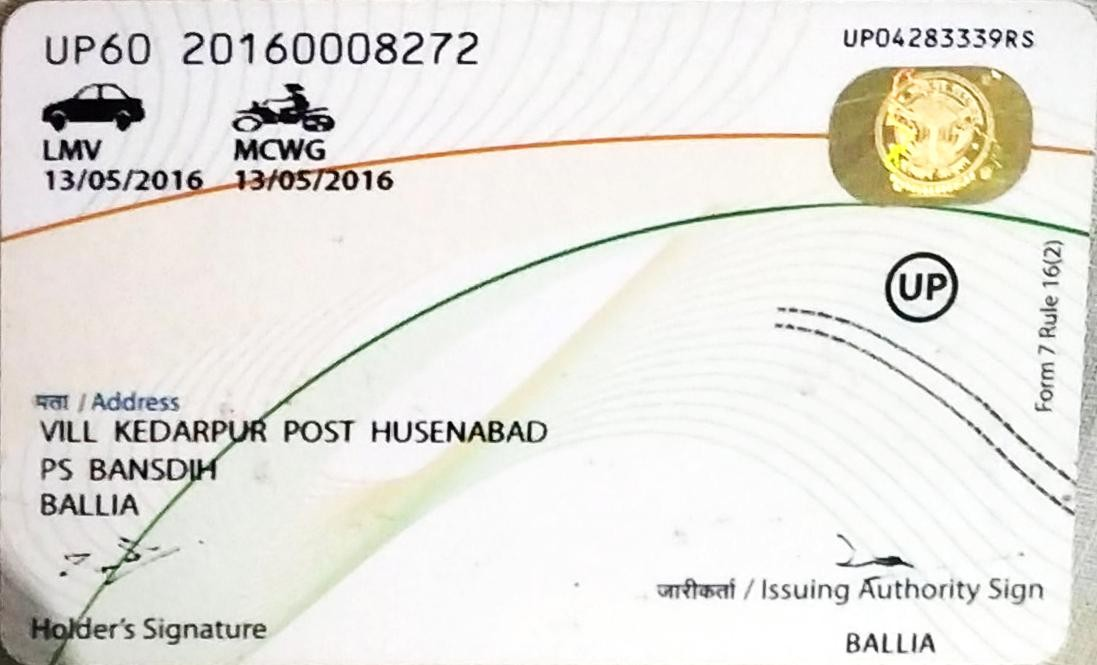
#> input picture temp_file_name.jpg, 1097 x 665 px, given as the content of the folder ../input/casia-dataset/CASIA2/Au, which was not available
$ jupyter execute training.ipynb   (shell and % lines are left out)
#> lines starting #> are read from the running program, lines starting #| are printed output that depends on the picture; pictures that were not available may be replaced by others from this repository, and a replacement may not be noted
[cell 1]
import os
import cv2
import random
import itertools
from tqdm import tqdm
from pathlib import Path
from natsort import natsorted
from os import makedirs, listdir
from os.path import join, exists, isdir
from PIL import Image, ImageChops, ImageEnhance

import sklearn
import numpy as np
np.random.seed(2)
import pandas as pd
import seaborn as sns
import matplotlib.pyplot as plt
import matplotlib as mpl
plt.rcParams['figure.dpi'] = 100
mpl.rcParams['figure.figsize'] = (8, 6)
colors = plt.rcParams['axes.prop_cycle'].by_key()['color']
from sklearn.metrics import confusion_matrix

import tensorflow as tf
from tensorflow.keras import backend as K
from tensorflow.keras import Sequential,Model
from tensorflow.keras.preprocessing import image
from tensorflow.keras.optimizers import SGD, Adam
from tensorflow.keras.utils import to_categorical
from tensorflow.keras.layers import Dense, GlobalAveragePooling2D, Flatten
from tensorflow.keras.preprocessing.image import load_img, img_to_array
from tensorflow.keras.callbacks import EarlyStopping, ModelCheckpoint, LearningRateScheduler, TensorBoard
from tensorflow.keras.applications import (MobileNetV2, Xception, InceptionV3, EfficientNetB7, ResNet101, NASNetLarge,
                                           VGG19, VGG16, DenseNet201)
from tensorflow.keras.applications import (mobilenet_v2, xception, inception_v3, efficientnet, resnet, nasnet, vgg19,
                                           vgg16, densenet)

[cell 2]
models = {
    'densenet': DenseNet201,
    'xception': Xception,
    'inceptionv3': InceptionV3,
    'effecientnetb7': EfficientNetB7,
    'vgg19': VGG19,
    'vgg16': VGG16,
    'nasnetlarge': NASNetLarge,
    'mobilenetv2': MobileNetV2,
    'resnet': ResNet101
}
# To use => myNet = models['densenet']()

preprocess = {
    'densenet': densenet.preprocess_input,
    'xception': xception.preprocess_input,
    'inceptionv3': inception_v3.preprocess_input,
    'effecientnetb7': efficientnet.preprocess_input,
    'vgg19': vgg19.preprocess_input,
    'vgg16': vgg16.preprocess_input,
    'nasnetlarge': nasnet.preprocess_input,
    'mobilenetv2': mobilenet_v2.preprocess_input,
    'resnet': resnet.preprocess_input
}

[cell 3]
def compute_ela_cv(path, quality):
    temp_filename = 'temp_file_name.jpg'
    SCALE = 15
    orig_img = cv2.imread(path)
    orig_img = cv2.cvtColor(orig_img, cv2.COLOR_BGR2RGB)

    cv2.imwrite(temp_filename, orig_img, [cv2.IMWRITE_JPEG_QUALITY, quality])

    # read compressed image
    compressed_img = cv2.imread(temp_filename)

    # get absolute difference between img1 and img2 and multiply by scale
    diff = SCALE * cv2.absdiff(orig_img, compressed_img)
    return diff


def convert_to_ela_image(path, quality):
    temp_filename = 'temp_file_name.jpg'
    ela_filename = 'temp_ela.png'
    image = Image.open(path).convert('RGB')
    image.save(temp_filename, 'JPEG', quality = quality)
    temp_image = Image.open(temp_filename)

    ela_image = ImageChops.difference(image, temp_image)

    extrema = ela_image.getextrema()
    max_diff = max([ex[1] for ex in extrema])
    if max_diff == 0:
        max_diff = 1

    scale = 255.0 / max_diff
    ela_image = ImageEnhance.Brightness(ela_image).enhance(scale)

    return ela_image


def random_sample(path, extension=None):
    if extension:
        items = Path(path).glob(f'*.{extension}')
    else:
        items = Path(path).glob(f'*')

    items = list(items)

    p = random.choice(items)
    return p.as_posix()

[cell 4]
p = random_sample('../input/casia-dataset/CASIA2/Au/')
orig = cv2.imread(p)
#> orig is the input picture: shape (665, 1097, 3); mean B, G, R 222.7, 228.2, 229.9
orig = cv2.cvtColor(orig, cv2.COLOR_BGR2RGB) / 255.0
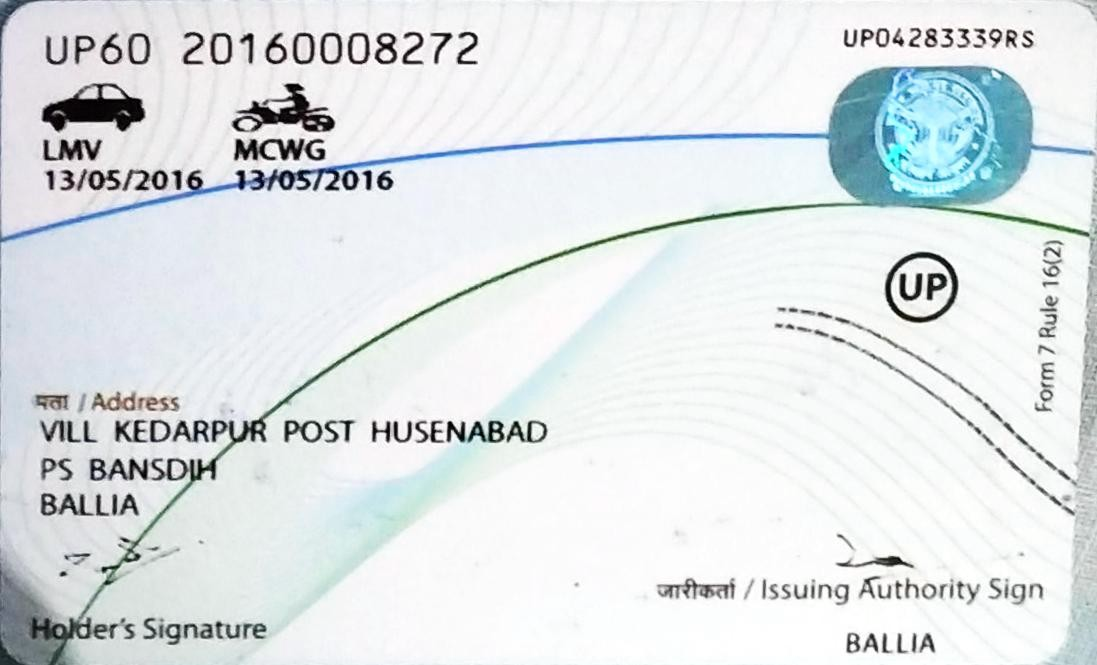
#> orig: shape (665, 1097, 3) float64; mean B, G, R 0.902, 0.895, 0.873
init_val = 100
columns = 3
rows = 3

fig=plt.figure(figsize=(15, 10))
for i in range(1, columns*rows +1):
    quality=init_val - (i-1) * 3
    img = compute_ela_cv(path=p, quality=quality)
#> in compute_ela_cv, `diff = SCALE * cv2.absdiff(orig_img, compressed_img)`:
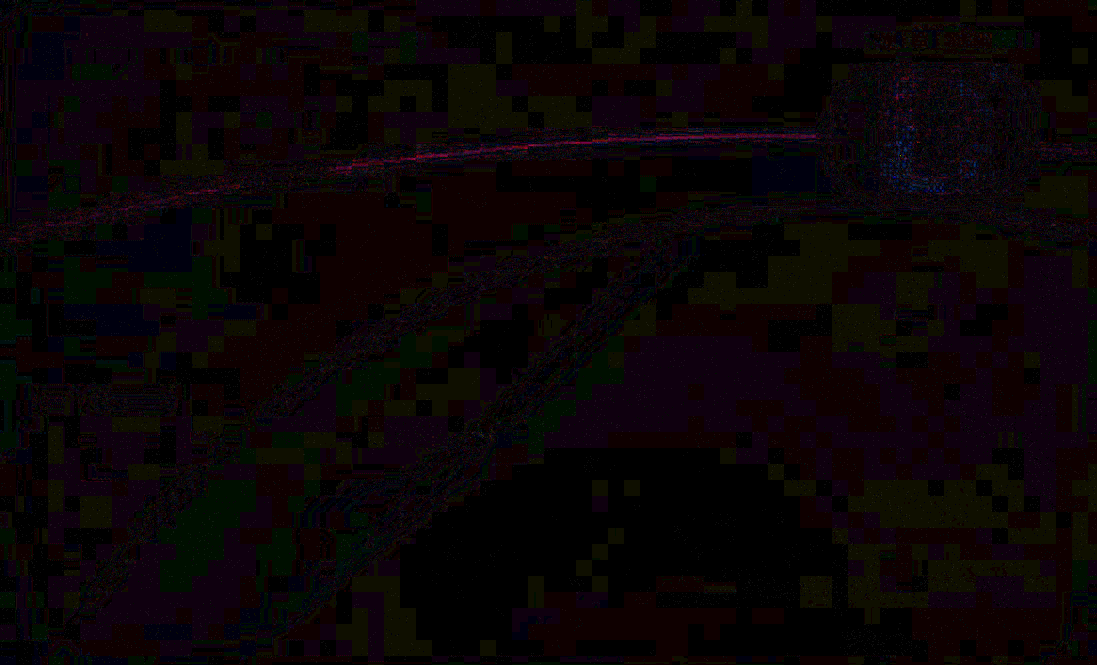
#> diff: shape (665, 1097, 3); mean R, G, B 9.9, 4.1, 5.3
    if i == 1:
        img = orig.copy()
    ax = fig.add_subplot(rows, columns, i)
    ax.title.set_text(f'q: {quality}')
    plt.imshow(img)
plt.show()
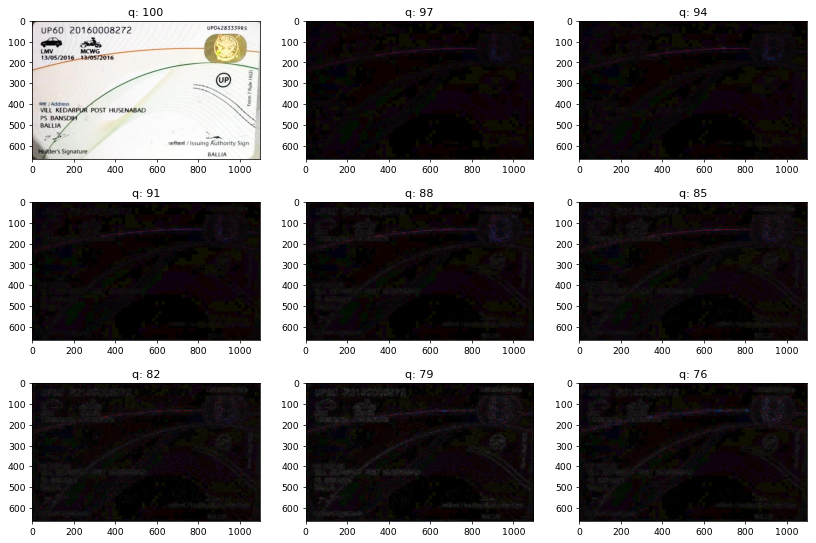
#> figure drawn by matplotlib, 9 panels; B, G, R data is drawn as R, G, B
